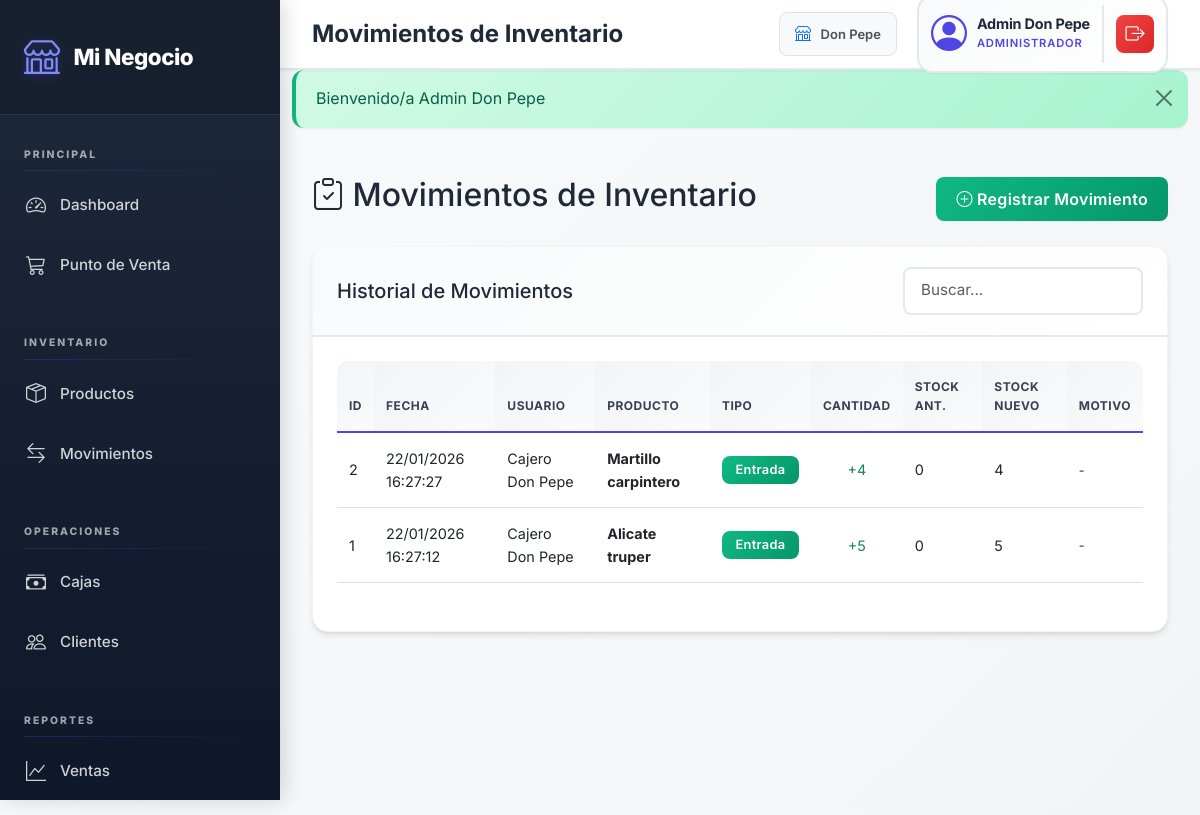
The app's page /views/admin/movimientos.php (signed in) with its own data.
### tables this page shows
CREATE TABLE `movimientos_inventario` (
  `id` int(11) NOT NULL,
  `tienda_id` int(11) NOT NULL,
  `producto_id` int(11) NOT NULL,
  `usuario_id` int(11) NOT NULL,
  `tipo` enum('ENTRADA','SALIDA','AJUSTE') NOT NULL,
  `cantidad` int(11) NOT NULL,
  `stock_anterior` int(11) NOT NULL,
  `stock_nuevo` int(11) NOT NULL,
  `motivo` varchar(255) DEFAULT NULL,
  `costo_unitario` decimal(10,2) DEFAULT NULL,
  `created_at` timestamp NOT NULL DEFAULT current_timestamp()
);

CREATE TABLE `usuarios` (
  `id` int(11) NOT NULL,
  `tienda_id` int(11) DEFAULT NULL,
  `nombre` varchar(100) NOT NULL,
  `usuario` varchar(50) NOT NULL,
  `password` varchar(255) NOT NULL,
  `rol` enum('SUPER_ADMINISTRADOR','ADMINISTRADOR','CAJERO') NOT NULL DEFAULT 'CAJERO',
  `activo` tinyint(1) NOT NULL DEFAULT 1,
  `created_at` timestamp NOT NULL DEFAULT current_timestamp(),
  `updated_at` timestamp NOT NULL DEFAULT current_timestamp() ON UPDATE current_timestamp()
);

CREATE TABLE `productos` (
  `id` int(11) NOT NULL,
  `tienda_id` int(11) NOT NULL,
  `categoria_id` int(11) DEFAULT NULL,
  `unidad_medida_id` int(11) DEFAULT NULL,
  `nombre` varchar(100) NOT NULL,
  `descripcion` text DEFAULT NULL,
  `codigo_barra` varchar(50) DEFAULT NULL,
  `precio_compra` decimal(10,2) NOT NULL DEFAULT 0.00,
  `precio_venta` decimal(10,2) NOT NULL,
  `stock_minimo` int(11) NOT NULL DEFAULT 0,
  `stock_actual` int(11) NOT NULL DEFAULT 0,
  `activo` tinyint(1) NOT NULL DEFAULT 1,
  `aplica_igv` tinyint(1) NOT NULL DEFAULT 1,
  `created_at` timestamp NOT NULL DEFAULT current_timestamp(),
  `updated_at` timestamp NOT NULL DEFAULT current_timestamp() ON UPDATE current_timestamp()
);

### config/config.php (called while the page is built, shortened)
<?php
function formatDate($date) {
    return date('d/m/Y H:i:s', strtotime($date));
}
function e($value) {
    return htmlspecialchars((string)$value, ENT_QUOTES, 'UTF-8');
}
function getTiendaId() {
    return $_SESSION['tienda_id'] ?? null;
}

### views/admin/movimientos.php (the view, shortened to what this page needs)
<?php
require_once '../../config/config.php';
include '../layouts/header.php';
$db = Database::getInstance()->getConnection();
$sql = "
    SELECT m.*, p.nombre as producto, u.nombre as usuario
    FROM movimientos_inventario m
    INNER JOIN productos p ON m.producto_id = p.id
    INNER JOIN usuarios u ON m.usuario_id = u.id
    WHERE 1=1
";
if (!isSuperAdmin()) {
    $sql .= " AND m.tienda_id = " . getTiendaId();
}
$sql .= " ORDER BY m.created_at DESC LIMIT 200";
$stmt = $db->query($sql);
$movimientos = $stmt->fetchAll();
?>
<div class="row">
    <div class="col-12">
        <div class="d-flex justify-content-between align-items-center mb-4">
            <h2><i class="bi bi-clipboard-check"></i> Movimientos de Inventario</h2>
            <button type="button" class="btn btn-success" data-bs-toggle="modal" data-bs-target="#modalMovimiento">
                <i class="bi bi-plus-circle"></i> Registrar Movimiento
            </button>
        </div>
    </div>
</div>
<div class="row">
    <div class="col-12">
        <div class="card">
            <div class="card-header">
                <div class="d-flex justify-content-between align-items-center">
                    <h5 class="mb-0">Historial de Movimientos</h5>
                    <input type="text" class="form-control form-control-sm" id="buscarMovimientos"
                           placeholder="Buscar..." style="max-width: 240px;">
                </div>
            </div>
            <div class="card-body">
                <div class="table-responsive">
                    <table class="table table-hover table-sm" id="tablaMovimientos">
                        <thead>
                            <tr>
                                <th>ID</th>
                                <th>Fecha</th>
                                <th>Usuario</th>
                                <th>Producto</th>
                                <th>Tipo</th>
                                <th>Cantidad</th>
                                <th>Stock Ant.</th>
                                <th>Stock Nuevo</th>
                                <th>Motivo</th>
                            </tr>
                        </thead>
                        <tbody>
                            <?php foreach ($movimientos as $mov): ?>
                            <tr>
                                <td><?php echo e($mov['id']); ?></td>
                                <td><?php echo e(formatDate($mov['created_at'])); ?></td>
                                <td><?php echo e($mov['usuario']); ?></td>
                                <td><strong><?php echo e($mov['producto']); ?></strong></td>
                                <td>
                                    <?php if ($mov['tipo'] === 'ENTRADA'): ?>
                                        <span class="badge bg-success">Entrada</span>
                                    <?php elseif ($mov['tipo'] === 'SALIDA'): ?>
                                        <span class="badge bg-warning">Salida</span>
                                    <?php else: ?>
                                        <span class="badge bg-info">Ajuste</span>
                                    <?php endif; ?>
                                </td>
                                <td class="text-center">
                                    <?php if ($mov['tipo'] === 'SALIDA'): ?>
                                        <span class="text-danger">-<?php echo e($mov['cantidad']); ?></span>
                                    <?php else: ?>
                                        <span class="text-success">+<?php echo e($mov['cantidad']); ?></span>
                                    <?php endif; ?>
                                </td>
                                <td><?php echo e($mov['stock_anterior']); ?></td>
                                <td><?php echo e($mov['stock_nuevo']); ?></td>
                                <td><small><?php echo e($mov['motivo'] ?: '-'); ?></small></td>
                            </tr>
                            <?php endforeach; ?>
                        </tbody>
                    </table>
                </div>
            </div>
        </div>
    </div>
</div>
<?php
include '../layouts/footer.php';
?>

### assets/css/style.css (style rules this page uses)
:root { --primary-color: #4F46E5; --primary-dark: #4338CA; --primary-light: #818CF8; --secondary-color: #64748B; --success-color: #10B981; --danger-color: #EF4444; --warning-color: #F59E0B; --info-color: #3B82F6; --gray-50: #F9FAFB; --gray-100: #F3F4F6; --gray-200: #E5E7EB; --gray-300: #D1D5DB; --gray-600: #4B5563; --gray-700: #374151; --gray-800: #1F2937; --gray-900: #111827; --font-primary: 'Inter', -apple-system, BlinkMacSystemFont, 'Segoe UI', sans-serif; --font-mono: 'JetBrains Mono', 'Courier New', monospace; --spacing-xs: 0.25rem; --spacing-sm: 0.5rem; --spacing-md: 1rem; --spacing-lg: 1.5rem; --spacing-xl: 2rem; --radius-sm: 0.375rem; --radius-md: 0.5rem; --radius-lg: 0.75rem; --radius-xl: 1rem; --shadow-sm: 0 1px 2px 0 rgba(0, 0, 0, 0.05); --shadow-md: 0 4px 6px -1px rgba(0, 0, 0, 0.1), 0 2px 4px -1px rgba(0, 0, 0, 0.06); --shadow-lg: 0 10px 15px -3px rgba(0, 0, 0, 0.1), 0 4px 6px -2px rgba(0, 0, 0, 0.05); --shadow-xl: 0 20px 25px -5px rgba(0, 0, 0, 0.1), 0 10px 10px -5px rgba(0, 0, 0, 0.04); }
* { margin: 0; padding: 0; box-sizing: border-box; }
body { font-family: var(--font-primary); background: linear-gradient(135deg, var(--gray-50) 0%, var(--gray-100) 100%); background-attachment: fixed; color: var(--gray-800); line-height: 1.6; min-height: 100vh; overflow-x: hidden; -webkit-font-smoothing: antialiased; -moz-osx-font-smoothing: grayscale; }
.card { border: none; border-radius: var(--radius-xl); box-shadow: var(--shadow-md); transition: all 0.3s cubic-bezier(0.4, 0, 0.2, 1); background: white; overflow: hidden; border: 1px solid var(--gray-100); }
.card-header { background: linear-gradient(135deg, var(--gray-50) 0%, white 100%); border-bottom: 2px solid var(--gray-200); font-weight: 700; padding: 1.25rem 1.5rem; font-size: 1.1rem; color: var(--gray-800); }
.card-body { padding: 1.5rem; }
.btn { border-radius: var(--radius-md); font-weight: 600; padding: 0.625rem 1.25rem; transition: all 0.3s ease; border: none; box-shadow: var(--shadow-sm); letter-spacing: 0.3px; }
.btn-success { background: linear-gradient(135deg, #10B981 0%, #059669 100%); }
.table { font-size: 0.9rem; }
.table thead th { background: linear-gradient(135deg, var(--gray-100) 0%, var(--gray-50) 100%); border-bottom: 2px solid var(--primary-color); font-weight: 700; text-transform: uppercase; font-size: 0.75rem; color: var(--gray-700); letter-spacing: 0.5px; padding: 1rem 0.75rem; }
.table tbody tr { transition: all 0.2s ease; }
.table tbody td { padding: 0.875rem 0.75rem; vertical-align: middle; }
.table-responsive { border-radius: var(--radius-lg); overflow-x: auto; overflow-y: hidden; -webkit-overflow-scrolling: touch; }
.table-responsive > table { min-width: 600px; }
.badge { font-weight: 600; padding: 0.45rem 0.85rem; border-radius: var(--radius-md); letter-spacing: 0.3px; font-size: 0.8rem; }
.badge.bg-success { background: linear-gradient(135deg, #10B981 0%, #059669 100%) !important; }
.form-control, .form-select { border: 2px solid var(--gray-200); border-radius: var(--radius-md); padding: 0.65rem 1rem; transition: all 0.3s ease; font-size: 0.95rem; }
.bg-success { background: linear-gradient(135deg, #10B981 0%, #059669 100%) !important; color: white !important; }

### records on screen
movimientos_inventario: id "2", created_at "22/01/2026 16:27:27", usuario.nombre "Cajero Don Pepe", producto.nombre "Martillo carpintero", tipo "Entrada", cantidad "4", stock_anterior "0", stock_nuevo "4", motivo "-"
movimientos_inventario: id "1", created_at "22/01/2026 16:27:12", usuario.nombre "Cajero Don Pepe", producto.nombre "Alicate truper", tipo "Entrada", cantidad "5", stock_anterior "0", stock_nuevo "5", motivo "-"

### other values on screen
$page_title "Movimientos de Inventario"
getTiendaNombre() "Don Pepe"
$_SESSION['nombre'] "Admin Don Pepe"
$_SESSION['rol'] "ADMINISTRADOR"
$flash['message'] "Bienvenido/a Admin Don Pepe"
